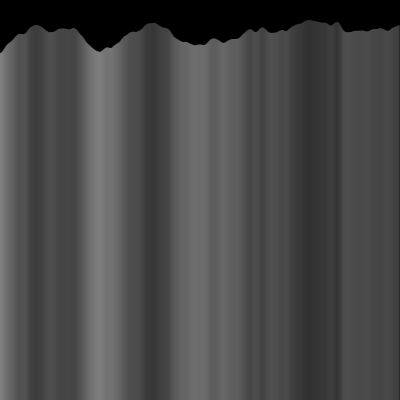
Frame 1 (no input)
Frame 60 (no input): identical to frame 1, image omitted
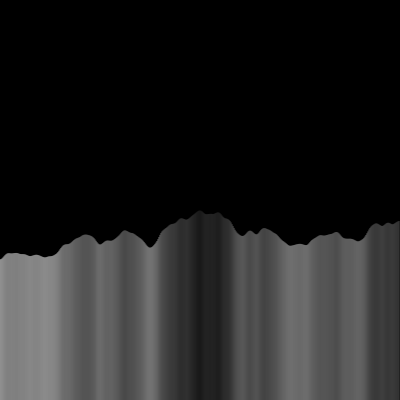
Frame 120 (the mouse pressed at the canvas centre since frame 60)

The p5.js sketch that drew these frames (run headless with seeded random() and noise() and a simulated clock; from frame 60 on, the mouse is pressed at the canvas centre):

// p5.js sketch
// ── sketch.js
let noiseScale=0.02;

function setup(){
  createCanvas(400,400);
}

function draw() {
  background(0);
  for (let x=0; x < width; x++) {
    let noiseVal = noise((mouseX+x)*noiseScale, mouseY*noiseScale);
    stroke(noiseVal*255);
    line(x, mouseY+noiseVal*80, x, height);
  }
}
// ── Second page.html
<!DOCTYPE html>
<html>
  <head>
    <script src="https://cdnjs.cloudflare.com/ajax/libs/p5.js/1.4.0/p5.js"></script>
    <link rel="stylesheet" type="text/css" href="style.css">
    <style>
    body{background-color:powderblue;}
    h1{color:blue;}
    </style>
    <link rel ="stylesheet" href ="style.css">
    <title>About John Michael Saldanha</title>

  </head>
  
  <body>
    <h1> Second Page</h1>
    <a href="index.html">Go back home</a>
    <script src = "sketch1.js"></script>
  </body>
</html>

// ── preview.html
<!DOCTYPE html>
<html>
  <head>
    <style>
    body{background-color:powderblue;}
    h1{color:blue;}
    </style>
    <link rel ="stylesheet" href ="style.css">
    <title>About John Michael Saldanha</title>
  </head>
  <body>

    <h1> John S</h1>
    <a href="Second page.html">Go to second page</a>
    <script src = "sketch.js"></script>
  </body>
</html> 
